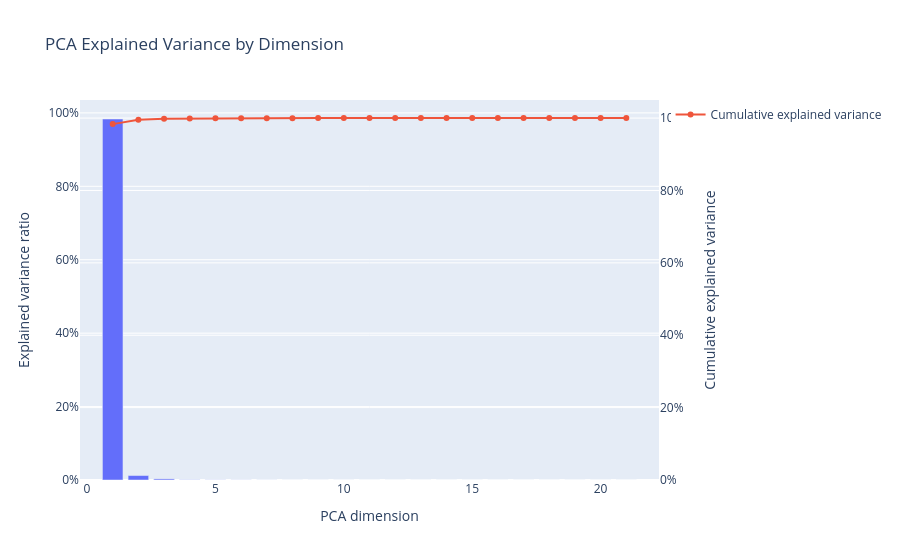

The notebook cell saved with this chart:
### Code cell
plot_explained_variance_by_dimension(embeddings)

### Figure 1 — Plotly figure (JSON) as saved in the notebook; plotly's stock layout.template omitted (floating-point values rounded to 4 significant figures)
{"data": [{"hovertemplate": "PCA dimension=%{x}<br>Explained variance ratio=%{y}<extra></extra>", "legendgroup": "", "marker": {"color": "#636efa", "pattern": {"shape": ""}}, "name": "", "orientation": "v", "showlegend": false, "textposition": "auto", "x": [1, 2, 3, 4, 5, 6, 7, 8, 9, 10, 11, 12, 13, 14, 15, 16, 17, 18, 19, 20, 21], "xaxis": "x", "y": [0.9834, 0.01214, 0.003023, 0.0005586, 0.0003501, 0.0002732, 0.0001399, 6.286e-05, 4.902e-05, 3.099e-05, 1.079e-05, 4.827e-06, 2.452e-06, 9.956e-07, 2.54e-07, 8.558e-08, 4.183e-08, 1.711e-08, 3.126e-09, 1.636e-09, 9.797e-10], "yaxis": "y", "type": "bar"}, {"mode": "lines+markers", "name": "Cumulative explained variance", "x": [1, 2, 3, 4, 5, 6, 7, 8, 9, 10, 11, 12, 13, 14, 15, 16, 17, 18, 19, 20, 21], "y": [0.9834, 0.9955, 0.9985, 0.9991, 0.9994, 0.9997, 0.9998, 0.9999, 0.9999, 1.0, 1.0, 1.0, 1.0, 1.0, 1.0, 1.0, 1.0, 1.0, 1.0, 1.0, 1.0], "yaxis": "y2", "type": "scatter"}], "layout": {"xaxis": {"anchor": "y", "domain": [0.0, 1.0], "title": {"text": "PCA dimension"}}, "yaxis": {"anchor": "x", "domain": [0.0, 1.0], "title": {"text": "Explained variance ratio"}, "tickformat": ".0%"}, "legend": {"tracegroupgap": 0, "title": {"text": ""}}, "title": {"text": "PCA Explained Variance by Dimension"}, "barmode": "relative", "yaxis2": {"title": {"text": "Cumulative explained variance"}, "tickformat": ".0%", "overlaying": "y", "side": "right", "range": [0, 1.05]}, "hovermode": "x unified"}}
